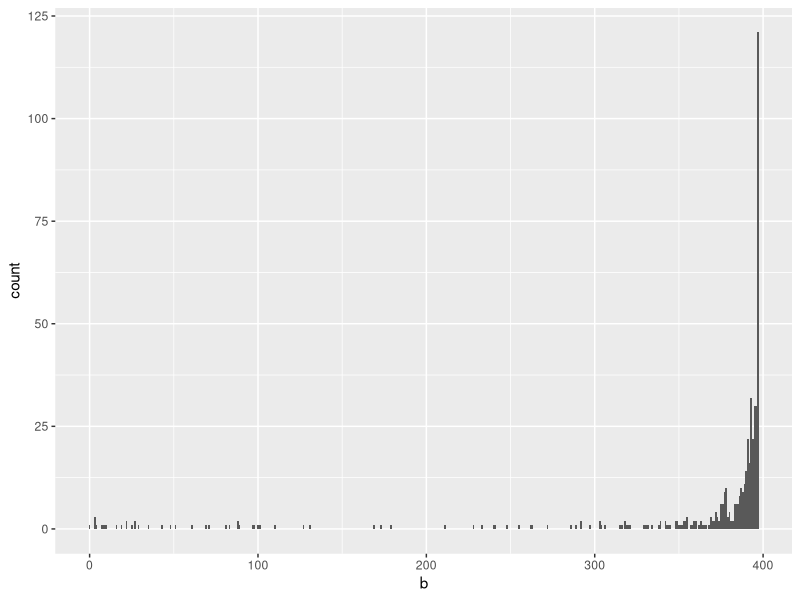
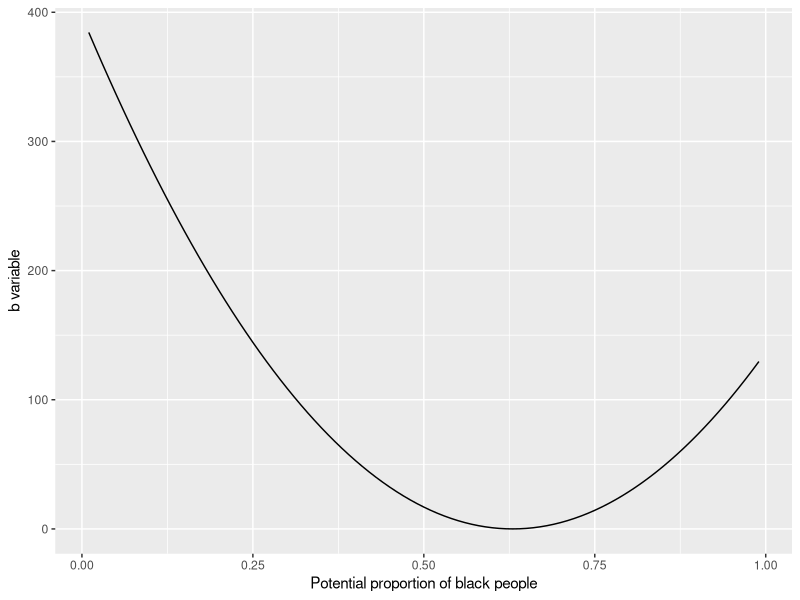
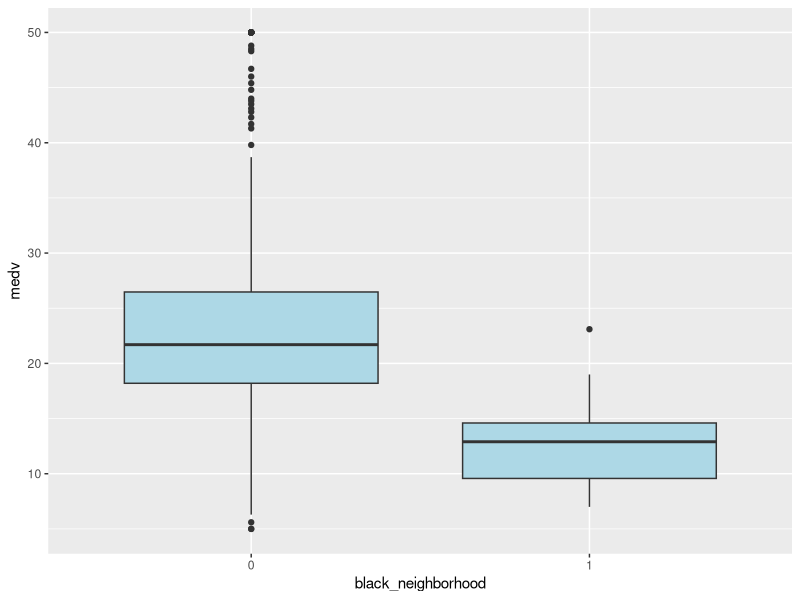
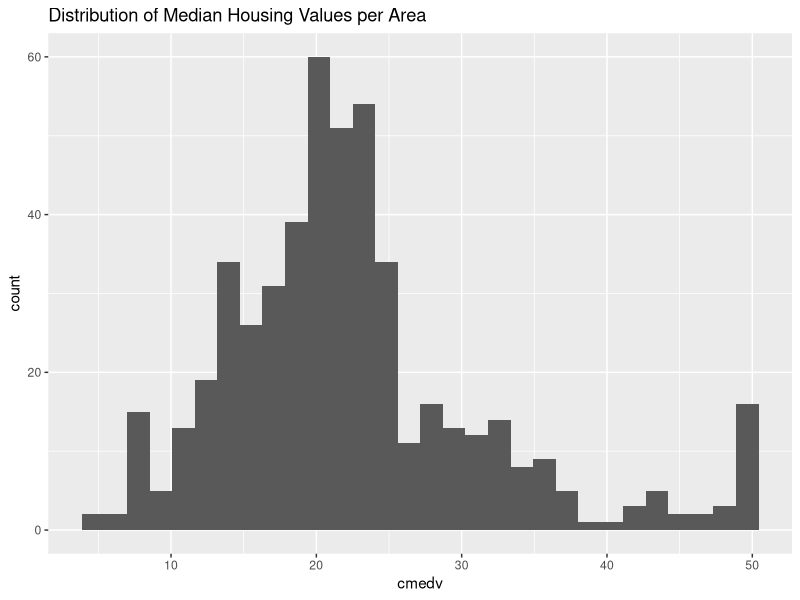
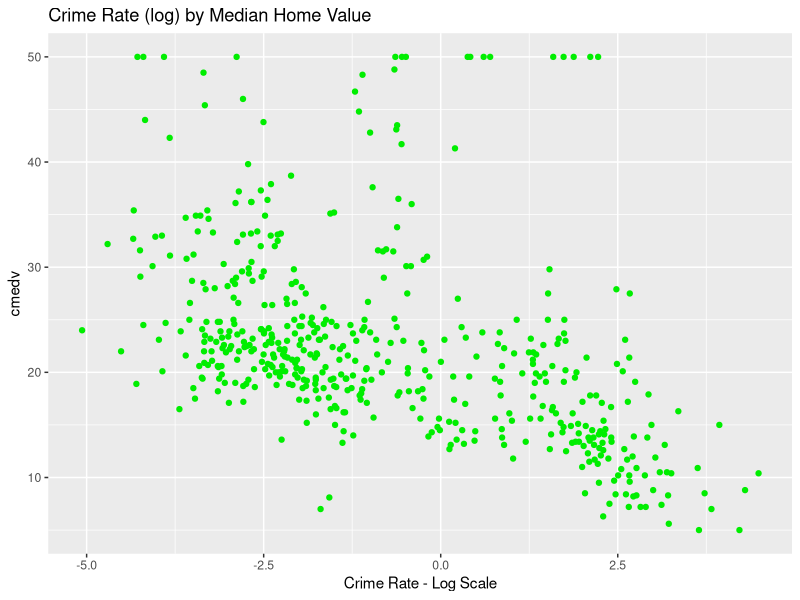
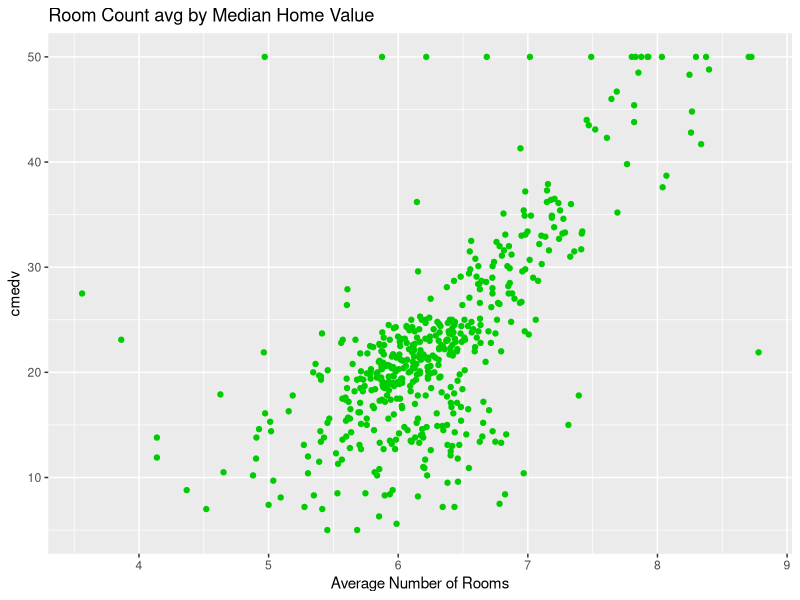
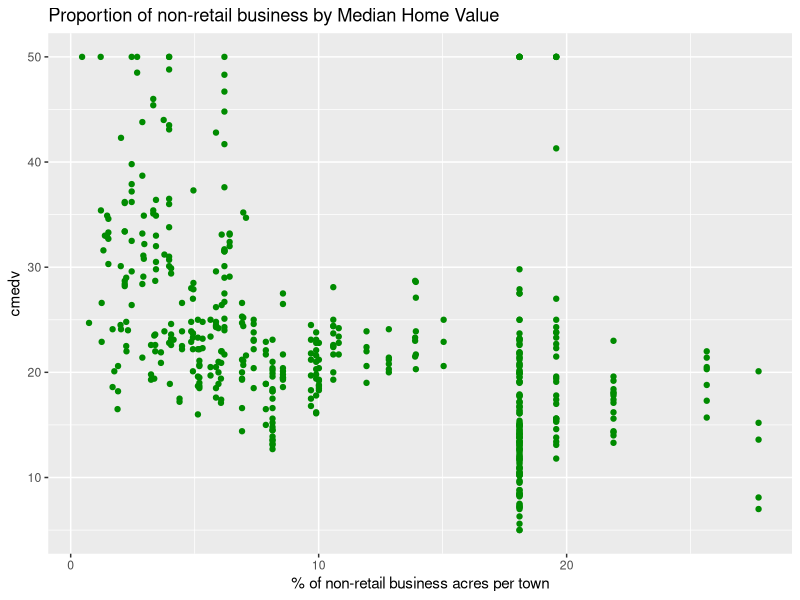
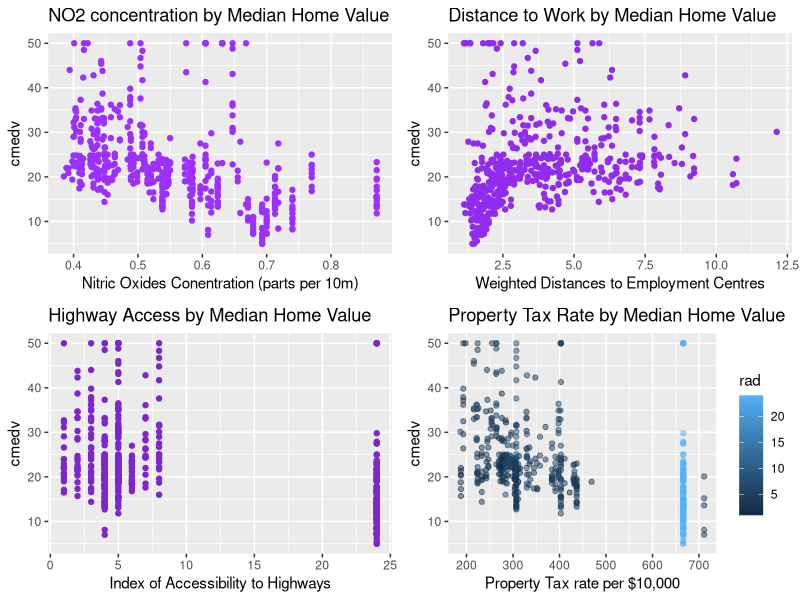

These figures' R source, in order:
## ---- chunk 1
knitr::opts_chunk$set(echo = TRUE)
library(ggplot2)
library(dplyr)
# install.packages("gridExtra")
library(gridExtra)
## ---- chunk 2
# Download our dataset
library(mlbench)
data(BostonHousing2)
data <- BostonHousing2
head(data)
## ---- chunk 3
# plot the distribution on the "b" variable. 
ggplot(data, aes(x = b))+
  geom_histogram(binwidth = 1)
## ---- chunk 4
# Using the dataset's documentation, plot potential values for proportions of black people
# against each value of `data$b`. 
props <- c()
i <- .01
for(x in 1:99){
    props <- c(props,1000*(i-.63)**2 )
    i = i + .01
}
parab <- data.frame(props,seq(.01, .99, by=.01))
colnames(parab) = c('x','y')
ggplot(data = parab, aes(x=y, y=x ))+
  geom_line()+
  labs(x = "Potential proportion of black people", y='b variable')

## ---- chunk 5
# code to create binary black_neighborhood variable
data <- data %>% 
           mutate(black_neighborhood = (b <= 136.9) * 1)
# what % of our neighborhoods are black neighborhoods by this definition? 
sum(data$black_neighborhood)/nrow(data)
## ---- chunk 6
data$black_neighborhood <- as.factor(data$black_neighborhood)
# plot our new variable and the price distributions across it. 
ggplot(data, aes(x= black_neighborhood, y=medv))+
  geom_boxplot(fill="light blue")

## ---- chunk 7
ggplot(data, aes(x=cmedv))+
  geom_histogram()+
  labs(title = "Distribution of Median Housing Values per Area")
## ---- chunk 8
ggplot(data, aes(x = log(crim), y = cmedv))+
  geom_point(color = 'green2')+
  labs(title="Crime Rate (log) by Median Home Value",
       x = "Crime Rate - Log Scale")
## ---- chunk 9
ggplot(data, aes(x = rm, y = cmedv))+
  geom_point(color = 'green3')+
  labs(title="Room Count avg by Median Home Value",
       x = "Average Number of Rooms")
## ---- chunk 10
ggplot(data, aes(x = indus, y = cmedv))+
  geom_point(color = 'green4')+
  labs(title="Proportion of non-retail business by Median Home Value",
       x = "% of non-retail business acres per town")
## ---- chunk 11

p1 <- ggplot(data, aes(x = nox, y = cmedv))+
      geom_point(color = 'purple1')+
      labs(title="NO2 concentration by Median Home Value",
           x = "Nitric Oxides Conentration (parts per 10m)")

p2 <- ggplot(data, aes(x = dis, y = cmedv))+
      geom_point(color = 'purple2')+
      labs(title="Distance to Work by Median Home Value",
           x = "Weighted Distances to Employment Centres")

p3 <- ggplot(data, aes(x = rad, y = cmedv))+
      geom_point(color = 'purple3')+
      labs(title="Highway Access by Median Home Value",
           x = "Index of Accessibility to Highways")

p4 <- ggplot(data, aes(x = tax, y = cmedv, color=rad))+
      geom_point(alpha=.5)+
      labs(title="Property Tax Rate by Median Home Value",
           x = "Property Tax rate per $10,000")

# Proportions
p5 <- ggplot(data, aes(x = ptratio, y = cmedv))+
      geom_point(color = 'orange2')+
      labs(title="Student-Teacher Ratio by Median Home Value",
           x = "Studnets per Teacher")

p6 <- ggplot(data, aes(x = age, y = cmedv))+
      geom_point(color = 'orange3')+
      labs(title="Age by Median Home Value",
           x = "% of homes build prior to 1940")

p7 <- ggplot(data, aes(x = lstat, y = cmedv))+
  geom_point(color = 'orange4')+
  labs(title="% of Lower Class by Median Home Value",
       x = "% of 'Lower Status' Citizens")

# Boolean Variables
p8 <- ggplot(data, aes(x = chas, y = cmedv))+
      geom_boxplot(fill = "lightblue2")+
      labs(title="House By the River (y/n) by Median Home Value",
           x = "Homes Line Charles River")

grid.arrange(p1,p2,p3,p4,
  ncol = 2,
  clip = TRUE
)

grid.arrange(p5,p6,p7,p8,
  ncol = 2,
  clip = TRUE
)
